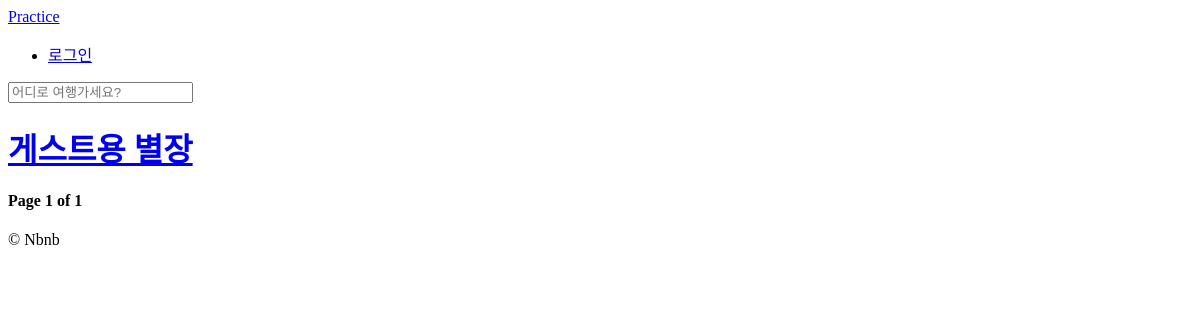
The app's page /, older data.
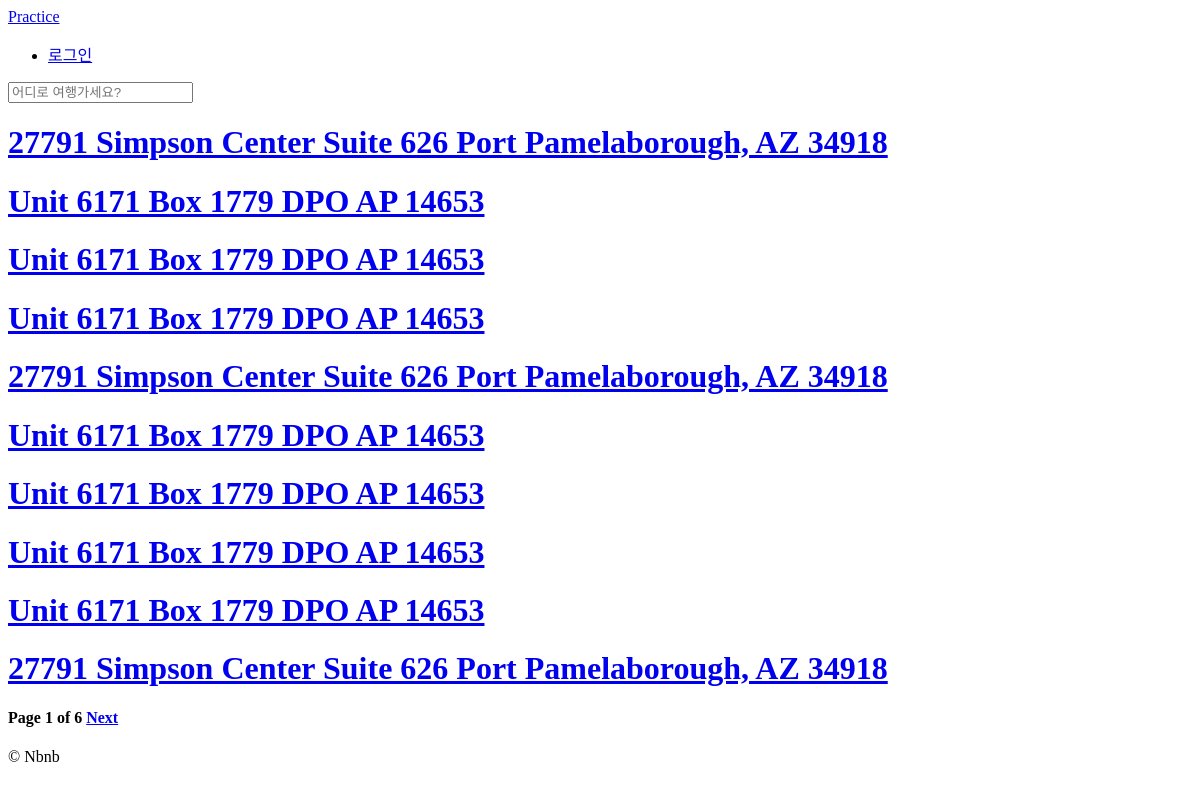
The same page, newer data.
### rooms/models.py (models this page shows, shortened)
class Room(core_models.TimeStampModel):
    room_name = models.CharField(max_length=140)
    description = models.TextField()
    country = CountryField()
    city = models.CharField(max_length=80)
    price = models.IntegerField()
    address = models.CharField(max_length=140)
    beds = models.IntegerField()
    bedrooms = models.IntegerField()
    baths = models.IntegerField()
    guests = models.IntegerField()
    check_in = models.TimeField()
    check_out = models.TimeField()
    instant_book = models.BooleanField(default=False)
    """
       related_name 은 외래키의 대상이(예를 들어 여러 숙박시설은 한 명의 호스트를 갖을 때, 그 호스트를 말함) 외래키 정보에 접근할 때 사용
    """
    host = models.ForeignKey(user_models.User, related_name="rooms", on_delete=models.CASCADE)
    roomtype = models.ForeignKey(RoomType, related_name="rooms", on_delete=models.SET_NULL, null=True)
    amenities = models.ManyToManyField(Amenity, related_name="rooms", blank=True)
    facilities = models.ManyToManyField(Facility, related_name="rooms", blank=True)
    houserules = models.ManyToManyField(HouseRule, related_name="rooms", blank=True)

### rooms/views.py (the view)
# urls.py: path("", room_views.HomeView.as_view(), name="home"),
class HomeView(ListView):
    model = room_models.Room
    ordering = "created_at"
    paginate_by = 10
    paginate_orphans = 5
    context_object_name = "rooms"

### templates/rooms/room_list.html (shortened to what this page needs)
{% extends "base.html" %}
{% block content %}
    {% for room in rooms %}
        <h1>
            <a href="{% url 'rooms:room_detail' room.pk %}">{{room.room_name}}</a>
        </h1>
    {% endfor %}
    <h4>
        Page {{page_obj.number}} of {{page_obj.paginator.num_pages}}
        {% if page_obj.has_next %}
            <a href="?page={{page_obj.next_page_number}}">Next</a>
        {% endif %}
    </h4>
{% endblock content %}

### templates/base.html (shortened to what this page needs)
<!DOCTYPE html>
<html lang="en">
  <head>
  </head>
  <body>
    <header>
      {% include "partials/nav.html" %}
      {% block search_bar %}
        <form method="get" action="{% url 'rooms:search' %}">
          <input name="city" placeholder="어디로 여행가세요?"/>
        </form>
      {% endblock search_bar %}
    </header>
    {% block content %}
    {% endblock %}
    {% include "partials/footer.html" %}
  </body>
</html>

### templates/partials/nav.html
<a href=" {% url 'core:home' %}">Practice</a>
<ul>
  <li><a href="#">로그인</a></li>
</ul>

### templates/partials/footer.html
<footer>
    &copy; Nbnb
</footer>

Row changes from the older to the newer data that the page shows:
no longer on this page (row edited): Room: room_name "게스트용 별장"
added Room: room_name "27791 Simpson Center Suite 626 Port Pamelaborough, AZ 34918"
added Room: room_name "Unit 6171 Box 1779 DPO AP 14653"
added Room: room_name "Unit 6171 Box 1779 DPO AP 14653"
added Room: room_name "Unit 6171 Box 1779 DPO AP 14653"
added Room: room_name "27791 Simpson Center Suite 626 Port Pamelaborough, AZ 34918"
added Room: room_name "Unit 6171 Box 1779 DPO AP 14653"
added Room: room_name "Unit 6171 Box 1779 DPO AP 14653"
added Room: room_name "Unit 6171 Box 1779 DPO AP 14653"
added Room: room_name "Unit 6171 Box 1779 DPO AP 14653"
added Room: room_name "27791 Simpson Center Suite 626 Port Pamelaborough, AZ 34918"
Text that changed along with them:
{{ page_obj.paginator.num_pages }}: "1" → "6"
text now shown: "Next"
